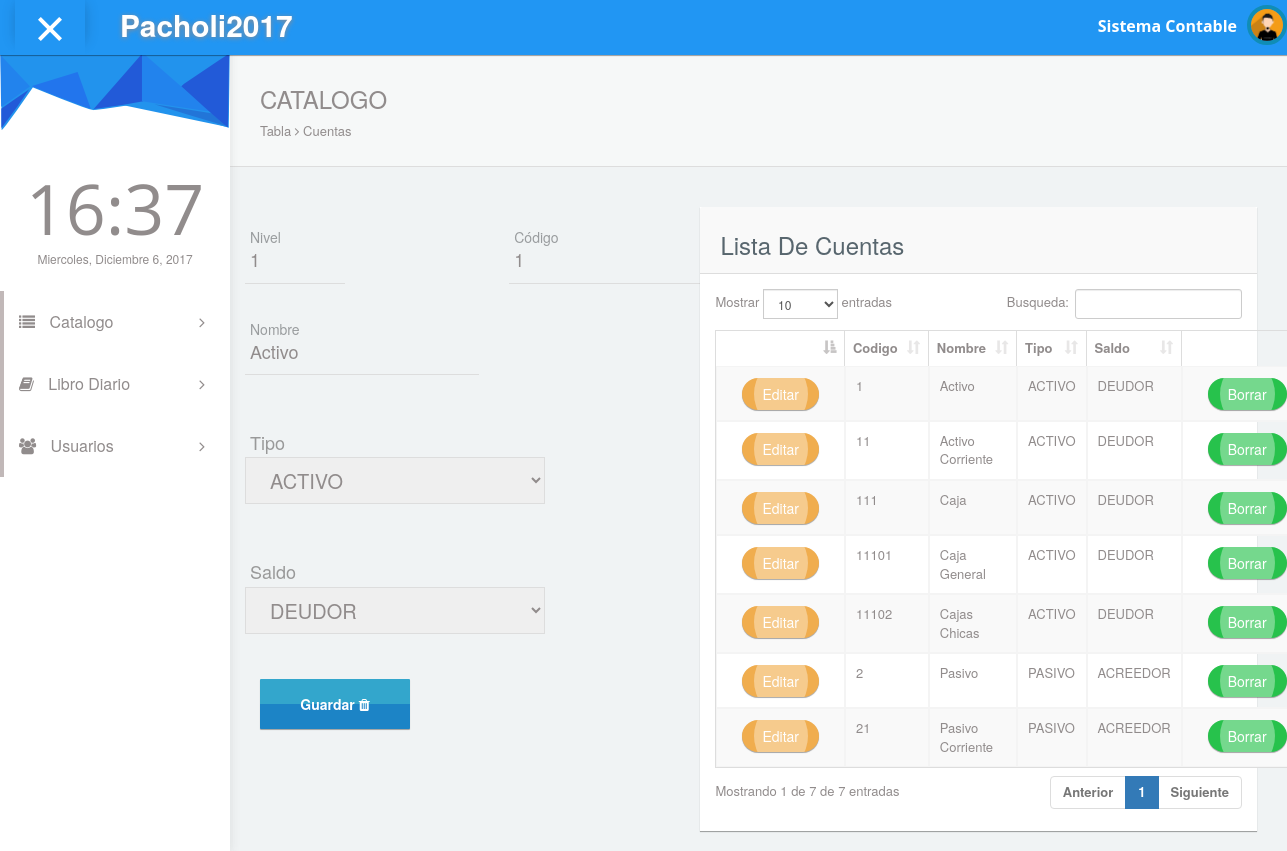
Screenshot of /pages/cuenta.php?id=6 with the database file from the repository.
### tables this page shows
CREATE TABLE `catalogo` (
  `idcatalogo` int(11) NOT NULL,
  `codigocuenta` varchar(10) NOT NULL,
  `nombrecuenta` varchar(40) NOT NULL,
  `tipocuenta` varchar(20) NOT NULL,
  `saldo` varchar(20) NOT NULL,
  `r` varchar(1) NOT NULL,
  `nivel` int(11) NOT NULL
);

### pages/cuenta.php (the view, shortened to what this page needs)
<?php
$id  = $_REQUEST["id"];
$tipocuentaR="Ninguno";
$saldocuentaR="Ninguno";
include "../config/conexion.php";
$result = $conexion->query("select * from catalogo where idcatalogo=" . $id);
if ($result) {
    while ($fila = $result->fetch_object()) {
        $codigocuentaR = $fila->codigocuenta;
        $nombrecuentaR = $fila->nombrecuenta;
        $tipocuentaR   = $fila->tipocuenta;
        $saldocuentaR        = $fila->saldo;
        $nivelR        = $fila->nivel;
    }
}
?>
<!DOCTYPE html>
<html lang="en">
<head>
  <link rel="stylesheet" type="text/css" href="../asset/css/bootstrap.min.css">
  <link rel="stylesheet" type="text/css" href="../asset/css/plugins/font-awesome.min.css"/>
  <link rel="stylesheet" type="text/css" href="../asset/css/plugins/datatables.bootstrap.min.css"/>
  <link rel="stylesheet" type="text/css" href="../asset/css/plugins/animate.min.css"/>
  <link href="../asset/css/style.css" rel="stylesheet">
</head>
<body id="mimin" class="dashboard">
      <?php include "header.php"?>
      <div class="container-fluid mimin-wrapper">
<?php include "menu.php";?>
            <div id="content">
               <div class="panel box-shadow-none content-header">
                  <div class="panel-body">
                    <div class="col-md-12">
                        <h3 class="animated fadeInLeft">CATALOGO</h3>
                        <p class="animated fadeInDown">
                          Tabla <span class="fa-angle-right fa"></span> Cuentas
                        </p>
                    </div>
                  </div>
              </div>
              <form id="turismo" name="turismo" action="" method="post">
              <div class="col-md-12 top-20 padding-0">
               <div class="col-md-3">
                            <div class="form-group form-animate-text" style="margin-top:30px !important; width: 100px;">
                              <input type="text" class="form-text" id="nivelcuenta" name="nivelcuenta" style="width: 100px;" value="<?php echo $nivelR; ?>">
                              <label>Nivel</label>
                            </div>
                            <div class="form-group form-animate-text" style="margin-top:30px !important;">
                              <input type="text" class="form-text" id="nombrecuenta" name="nombrecuenta" value="<?php echo $nombrecuentaR; ?>" required>
                              <label>Nombre</label>
                            </div>
                            <div class="form-group form-animate-text" style="margin-top:30px !important;">
                              <label>Tipo</label>
                              <br>
                              <br>
                              <?php
                              if($tipocuentaR=="ACTIVO"){
                                echo '<select id="tipocuenta" class="select2" style="width: 300px; font-size: 20px" name="tipocuenta">
                                <option value="SELECCIONE">SELECCIONE</option>
                                <option value="ACTIVO" selected>ACTIVO</option>
                                <option value="PASIVO">PASIVO</option>
                                <option value="PATRIMONIO">PATRIMONIO</option>
                                <option value="CUENTASRESULTDEUDORAS" >CUENTAS DE RESULTADO DEUDORAS</option>
                                <option value="CUENTASRESULTACREEDORAS" >CUENTAS DE RESULTADO ACREEDORAS</option>
                                <option value="CUENTASRESULTACREEDORAS" >CUENTAS DE RESULTADO ACREEDORAS</option>
                                <option value="CUENTASRESULTLIQUID" >CUENTAS DE RESULTADO LIQUIDADORAS</option>
                                <option value="CUENTASCONTINGENTESO" >CUENTAS CONTINGENTES Y ORDEN</option>
                                <option value="CUENTASCONTINGENTESOC" >CUENTAS CONTINGENTES Y ORDEN POR CONTRA</option>
                                </select>';
                              }
                              ?>
                            </div>
                            <div class="form-group form-animate-text" style="margin-top:40px !important;">
                              <label>Saldo</label>
                              <br>
                              <br>
                              <?php
                              if($saldocuentaR=="DEUDOR"){
                                echo '<select id="saldocuenta" class="select2" style="width: 300px; font-size: 20px" name="saldocuenta">
                                <option value="SELECCIONE">SELECCIONE</option>
                                <option value="DEUDOR" selected>DEUDOR</option>
                                <option value="ACREEDOR">ACREEDOR</option>
                                </select>';
                              }
                               ?>
                             </div>
                            <div class="col-md-3">
                              <button type="button" class="btn-flip btn btn-gradient btn-primary" onclick="verificar()">
                                <div class="flip">
                                  <div class="side">
                                    Guardar <span class="fa fa-trash"></span>
                                  </div>
                                  <div class="side back">
                                    continuar?
                                  </div>
                                </div>
                              </button>
                          </div>
                </div>
                <div class="col-md-2">
                            <div class="form-group form-animate-text" style="margin-top:30px !important; width: 300px;">
                              <input onkeyup="generarNivel()" type="text" class="form-text" id="codigocuenta" name="codigocuenta" value="<?php echo $codigocuentaR; ?>" required>
                              <label>C&oacute;digo</label>
                            </div>
                </div>
                <div class="col-md-7">
                  <div class="col-md-12">
                  <div class="panel">
                    <div class="panel-heading"><h3>Lista De Cuentas</h3></div>
                    <div class="panel-body">
                      <div class="responsive-table">
                      <table id="datatables-example" class="table table-striped table-bordered" width="100%" cellspacing="0">
                      <thead>
                        <tr>
                          <th></th>
                          <th>Codigo</th>
                          <th>Nombre</th>
                          <th>Tipo</th>
                          <th>Saldo</th>
                          <th></th>
                        </tr>
                      </thead>
                      <tbody>
                      <?php
include "../config/conexion.php";
$result = $conexion->query("select * from catalogo order by codigocuenta");
if ($result) {
    while ($fila = $result->fetch_object()) {
        echo "<tr>";
        echo "<td>
          <div class='col-md-2' style='margin-top:1px'>
            <button class='btn ripple-infinite btn-round btn-warning' onclick='modify(" . $fila->idcatalogo . ")';>
            <div>
              <span>Editar</span>
            </div>
            </button>
            </div>
        </td>";
        echo "<td>" . $fila->codigocuenta . "</td>";
        echo "<td>" . $fila->nombrecuenta . "</td>";
        echo "<td>" . $fila->tipocuenta . "</td>";
        echo "<td>" . $fila->saldo . "</td>";
        echo "<td>
          <div class='col-md-2' style='margin-top:1px'>
            <button class='btn ripple-infinite btn-round btn-success' onclick='confirmar(" . $fila->idcatalogo . ")'>
            <div>
              <span>Borrar</span>
            </div>
            </button>
            </div>
        </td>";
        echo "</tr>";
    }
}
?>
                      </tbody>
                        </table>
                      </div>
                  </div>
                </div>
              </div>
              </div>
              </div>
              </form>
            </div>
      </div>
</body>
</html>

### rows the page displays
catalogo: nivelcuenta "1", nombrecuenta "Activo", codigocuenta "1", tipocuenta "ACTIVO", saldo "DEUDOR"
catalogo: codigocuenta "11", nombrecuenta "Activo Corriente", tipocuenta "ACTIVO", saldo "DEUDOR"
catalogo: codigocuenta "111", nombrecuenta "Caja", tipocuenta "ACTIVO", saldo "DEUDOR"
catalogo: codigocuenta "11101", nombrecuenta "Caja General", tipocuenta "ACTIVO", saldo "DEUDOR"
catalogo: codigocuenta "11102", nombrecuenta "Cajas Chicas", tipocuenta "ACTIVO", saldo "DEUDOR"
catalogo: codigocuenta "2", nombrecuenta "Pasivo", tipocuenta "PASIVO", saldo "ACREEDOR"
catalogo: codigocuenta "21", nombrecuenta "Pasivo Corriente", tipocuenta "PASIVO", saldo "ACREEDOR"
